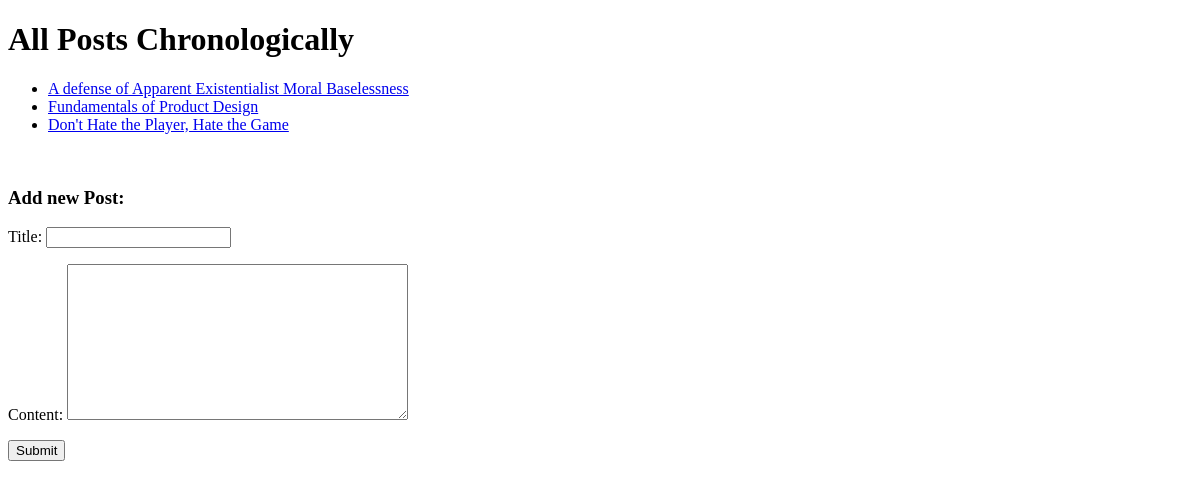
The app's page /posts/, older data.
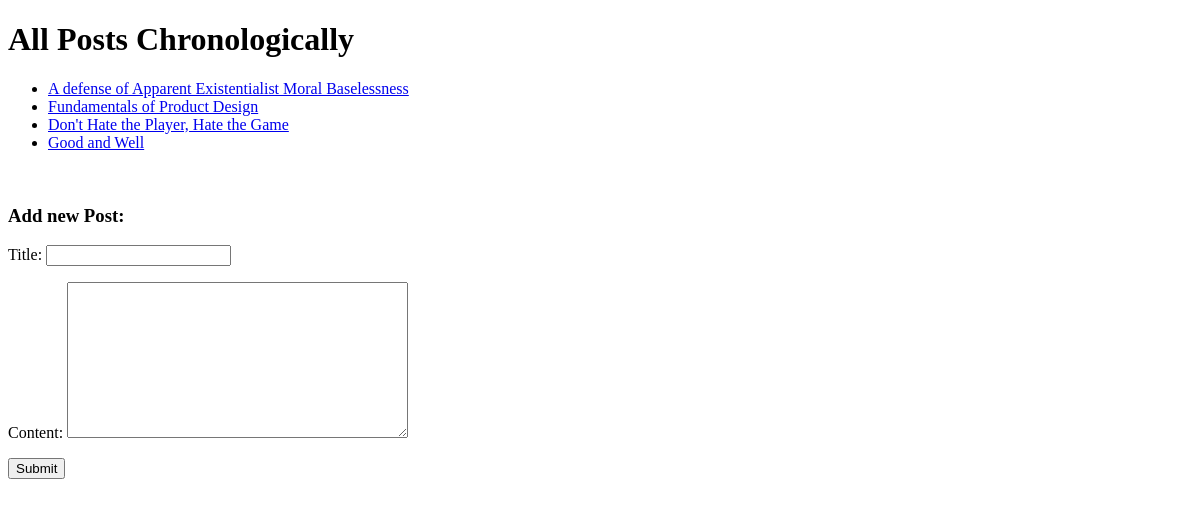
The same page, newer data.
### topics/models.py (models this page shows, shortened)
class Post(models.Model):
    title = models.CharField(max_length=120, blank=False, unique=True)
    content = models.TextField(max_length=5000)
    date_published = models.DateField()

### topics/views.py (the view)
# urls.py: path('posts/', include('topics.urls')),
def topics(request):
    query = Post.objects.order_by('date_published')
    if (request.method == 'POST'):
        post = Post(date_published=datetime.now())
        form = PostForm(request.POST, instance=post)
        form.save()
    return render(request, 'topics/topics.html', context = {'posts':query, 'postform':PostForm})

### templates/topics/topics.html (shortened to what this page needs)
<!DOCTYPE html>
{% load static %}
<html lang="en">
<head>
</head>
<body>
    <h1> All Posts Chronologically </h1>
    {% if posts %}
      <ul>
      {% for post in posts %}
            <li>
                <a href="{{post.title}}"> {{post.title}} </a>
            </li>
      {% endfor %}
      </ul>
    {%else%}
        <p>No Posts</p>
    {% endif %}
    <br>
    <h3>Add new Post: </h3>
    <form method="POST">
        {{postform.as_p}}
        <input type="submit" value="Submit">
    </form>
</body>
</html>

Row changes from the older to the newer data that the page shows:
added Post: title "Good and Well"
